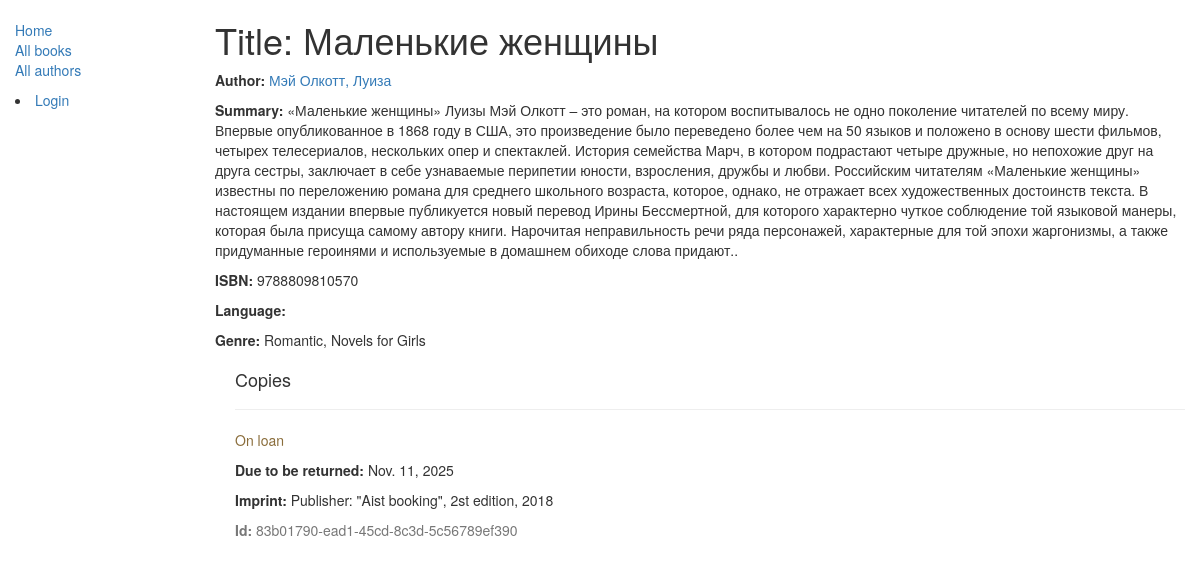
/catalog/book/2/, run on an earlier commit of the app's database.
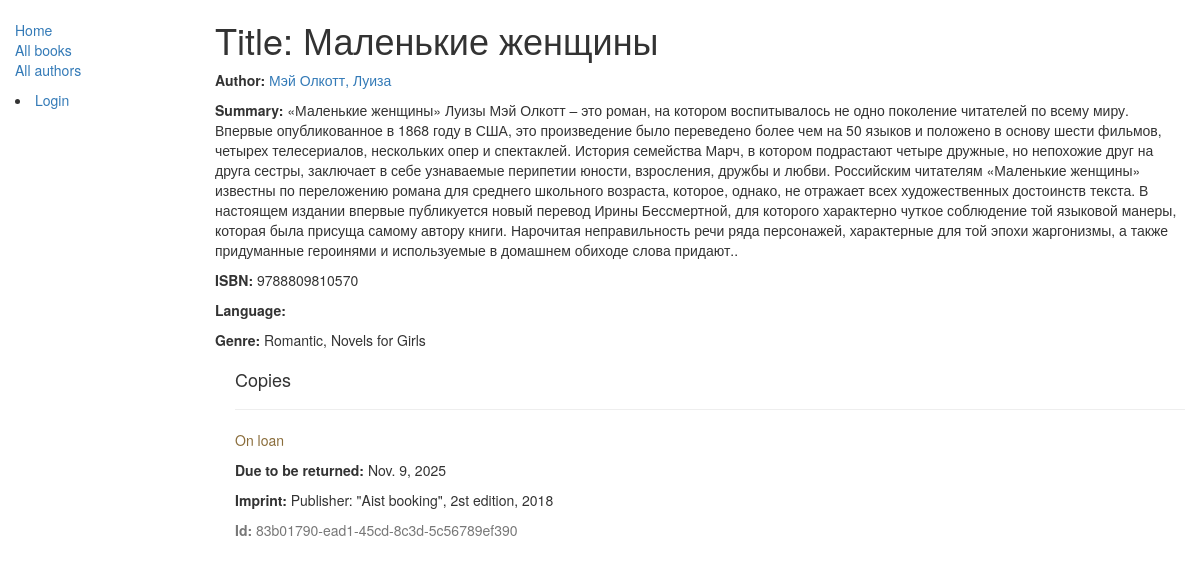
And on a later commit of the database.
### catalog/models.py (models this page shows, shortened)
class BookInstance(models.Model):
    id = models.UUIDField(primary_key=True, default=uuid.uuid4, help_text="Unique ID for this particular book across whole library")
    book = models.ForeignKey('Book', on_delete=models.SET_NULL, null=True)
    imprint = models.CharField(max_length=200)
    due_back = models.DateField(null=True, blank=True)
    borrower = models.ForeignKey(User, on_delete=models.SET_NULL, null=True, blank=True)
    LOAN_STATUS = (
        ('m', 'Maintenance'),
        ('o', 'On loan'),
        ('a', 'Available'),
        ('r', 'Reserved'),
    )
    status = models.CharField(max_length=1, choices=LOAN_STATUS, blank=True, default='m', help_text='Book availability')
    class Meta:
        ordering = ["due_back"]
        permissions = (("can_mark_returned", "Set book as returned"),)

### catalog/views.py (the view)
# urls.py: re_path(r'^book/(?P<pk>\d+)/$', views.BookDetailView.as_view(), name='book-detail'),
class BookDetailView(generic.DetailView):
    model = Book

### catalog/models.py (called while the page is built)
    def __str__(self):
        return self.name

    def __str__(self):
        return '%s, %s' % (self.last_name, self.first_name)

### catalog/templates/catalog/book_detail.html (shortened to what this page needs)
{% extends "catalog/base_generic.html" %}
{% block content %}
  <h1>Title: {{ book.title }}</h1>
  <p><strong>Author:</strong> <a href="{% url 'author-detail' book.author.pk %}">{{ book.author }}</a>
  <p><strong>Summary:</strong> {{ book.summary }}</p>
  <p><strong>ISBN:</strong> {{ book.isbn }}</p>
  <p><strong>Language:</strong> {{ book.language }}</p>
  <p><strong>Genre:</strong> {% for genre in book.genre.all %} {{ genre }}{% if not forloop.last %}, {% endif %}{% endfor %}</p>
  <div style="margin-left:20px;margin-top:20px">
    <h4>Copies</h4>
    {% for copy in book.bookinstance_set.all %}
    <hr>
    <p class="{% if copy.status == 'a' %}text-success{% elif copy.status == 'd' %}text-danger{% else %}text-warning{% endif %}">{{ copy.get_status_display }}</p>
    {% if copy.status != 'a' %}<p><strong>Due to be returned:</strong> {{copy.due_back}}</p>{% endif %}
    <p><strong>Imprint:</strong> {{copy.imprint}}</p>
    <p class="text-muted"><strong>Id:</strong> {{copy.id}}</p>
    {% endfor %}
  </div>
{% endblock %}

What changed in the data, as far as the page shows it:
changed BookInstance "On loan": due_back "Nov. 11, 2025" → "Nov. 9, 2025"
